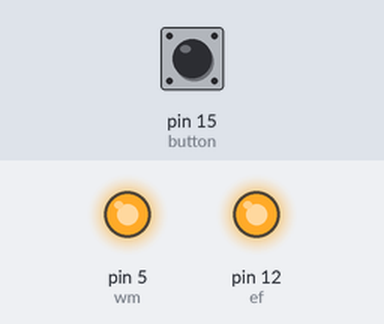
A sketch run on a simulated Arduino Uno, built with avr-gcc and run on an emulated ATmega328P. Parts: output pins drawn as LEDs (lit = HIGH). Inputs (shaded band) come from the test bench; at power-on: pin 15 (button) HIGH.

Above: at 1.2 s.
1.3 s: pin 15 (button) pulled LOW for 0.15 s
At 1.37 s:
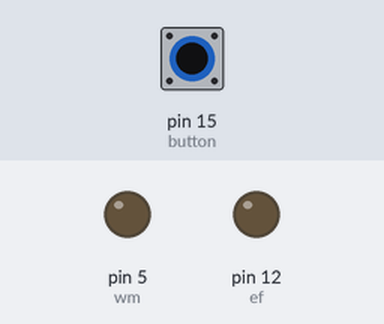
2.9 s: pin 15 (button) pulled LOW for 3.2 s
At 7.5 s:
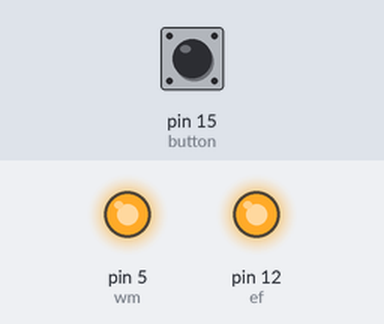
Timing chart, 0 to 9.0 s (numbered marks = the images above; inputs shaded):
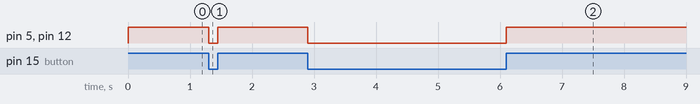

The sketch:

motor_testing.ino
```cpp
# define wm 5
# define ef 12
# define button 15

void setup() {
  // put your setup code here, to run once:
  Serial.begin(115200);
pinMode(button,INPUT_PULLUP);
pinMode(wm,OUTPUT);
pinMode(ef,OUTPUT);
}

void loop() {
  // put your main code here, to run repeatedly:
   if(digitalRead(button) == 1)
    {
    digitalWrite(wm,HIGH);
    digitalWrite(ef,HIGH);
    }
    else
    {
   digitalWrite(wm,LOW);
    digitalWrite(ef,LOW);
    }
}
```

Measured:
- after the input at 1.3 s, pin 5 (wm), pin 12 (ef): HIGH → LOW at once, → HIGH 0.15 s later
- after the input at 2.9 s, pin 5 (wm), pin 12 (ef): HIGH → LOW at once, → HIGH 3.2 s later
